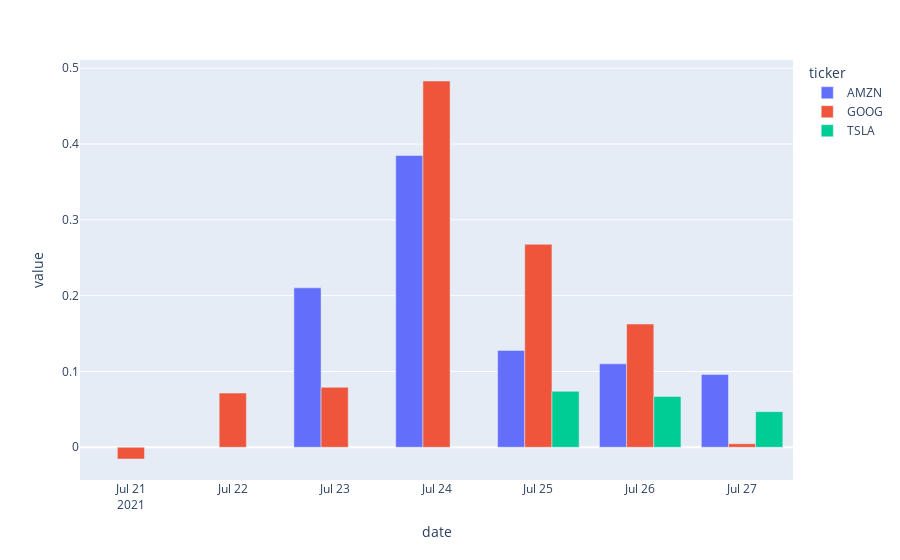

The notebook cell this image was saved under:
### Code cell
import plotly.express as px

# Group by date and ticker columns from scored_news and calculate the mean
mean_scores = parsed_and_scored_news.groupby(['ticker','date']).mean()

# Unstack the column ticker
mean_scores1 = mean_scores.unstack()

# Get the cross-section of compound in the 'columns' axis
mean_scores11 = mean_scores1.xs('compound', axis="columns").transpose()

# Plot a bar chart with pandas
fig = px.bar(mean_scores11,barmode='group')
fig

### Figure 1 — Plotly figure (JSON) as saved in the notebook; plotly's stock layout.template omitted (floating-point values rounded to 4 significant figures)
{"data": [{"alignmentgroup": "True", "hovertemplate": "ticker=AMZN<br>date=%{x}<br>value=%{y}<extra></extra>", "legendgroup": "AMZN", "marker": {"color": "#636efa"}, "name": "AMZN", "offsetgroup": "AMZN", "orientation": "v", "showlegend": true, "textposition": "auto", "type": "bar", "x": ["2021-07-21", "2021-07-22", "2021-07-23", "2021-07-24", "2021-07-25", "2021-07-26", "2021-07-27"], "xaxis": "x", "y": [null, null, 0.2103, 0.3849, 0.1278, 0.1101, 0.09612], "yaxis": "y"}, {"alignmentgroup": "True", "hovertemplate": "ticker=GOOG<br>date=%{x}<br>value=%{y}<extra></extra>", "legendgroup": "GOOG", "marker": {"color": "#EF553B"}, "name": "GOOG", "offsetgroup": "GOOG", "orientation": "v", "showlegend": true, "textposition": "auto", "type": "bar", "x": ["2021-07-21", "2021-07-22", "2021-07-23", "2021-07-24", "2021-07-25", "2021-07-26", "2021-07-27"], "xaxis": "x", "y": [-0.01547, 0.07144, 0.07905, 0.4831, 0.2677, 0.1625, 0.004616], "yaxis": "y"}, {"alignmentgroup": "True", "hovertemplate": "ticker=TSLA<br>date=%{x}<br>value=%{y}<extra></extra>", "legendgroup": "TSLA", "marker": {"color": "#00cc96"}, "name": "TSLA", "offsetgroup": "TSLA", "orientation": "v", "showlegend": true, "textposition": "auto", "type": "bar", "x": ["2021-07-21", "2021-07-22", "2021-07-23", "2021-07-24", "2021-07-25", "2021-07-26", "2021-07-27"], "xaxis": "x", "y": [null, null, null, null, 0.07376, 0.067, 0.04699], "yaxis": "y"}], "layout": {"barmode": "group", "legend": {"title": {"text": "ticker"}, "tracegroupgap": 0}, "margin": {"t": 60}, "xaxis": {"anchor": "y", "domain": [0, 1], "title": {"text": "date"}}, "yaxis": {"anchor": "x", "domain": [0, 1], "title": {"text": "value"}}}}
